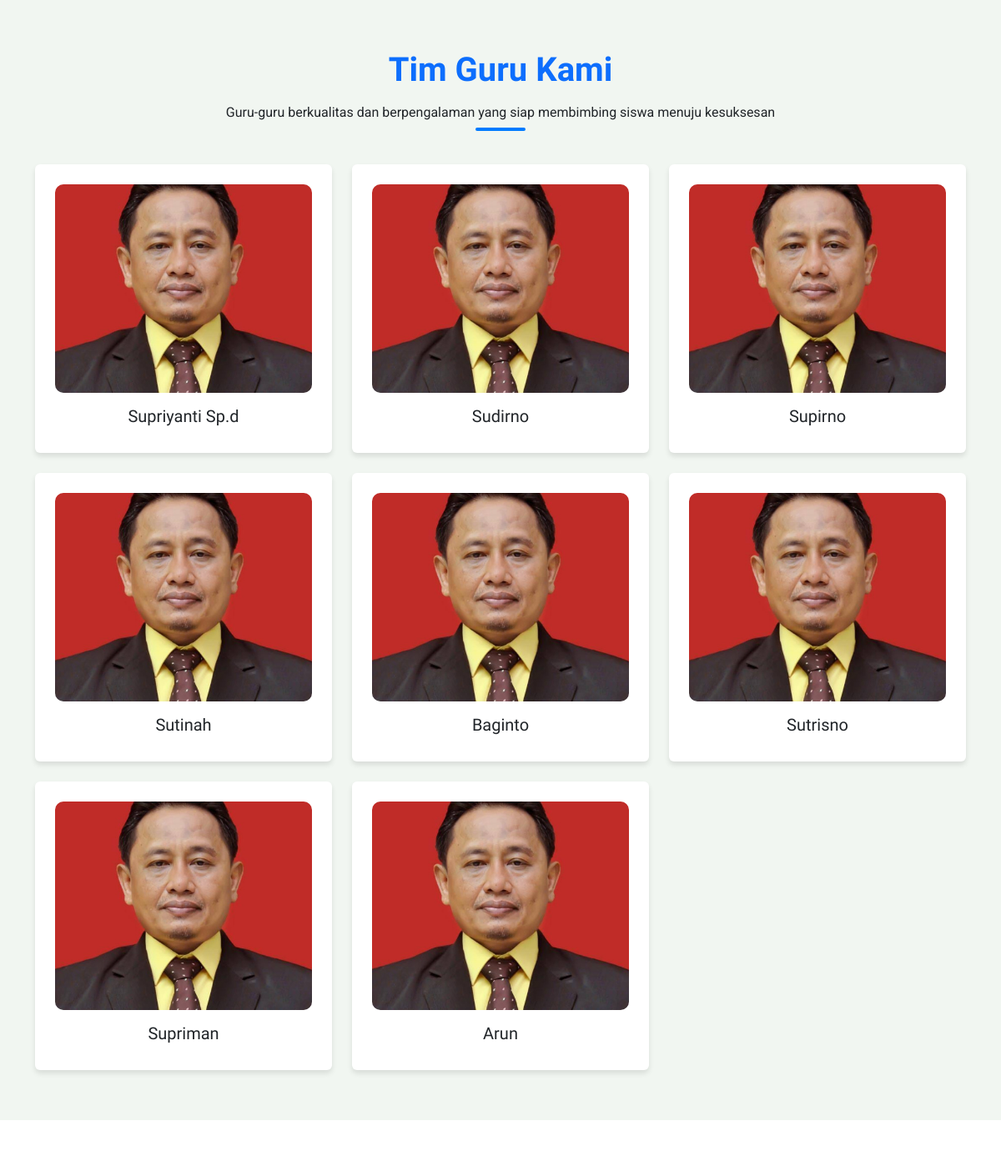
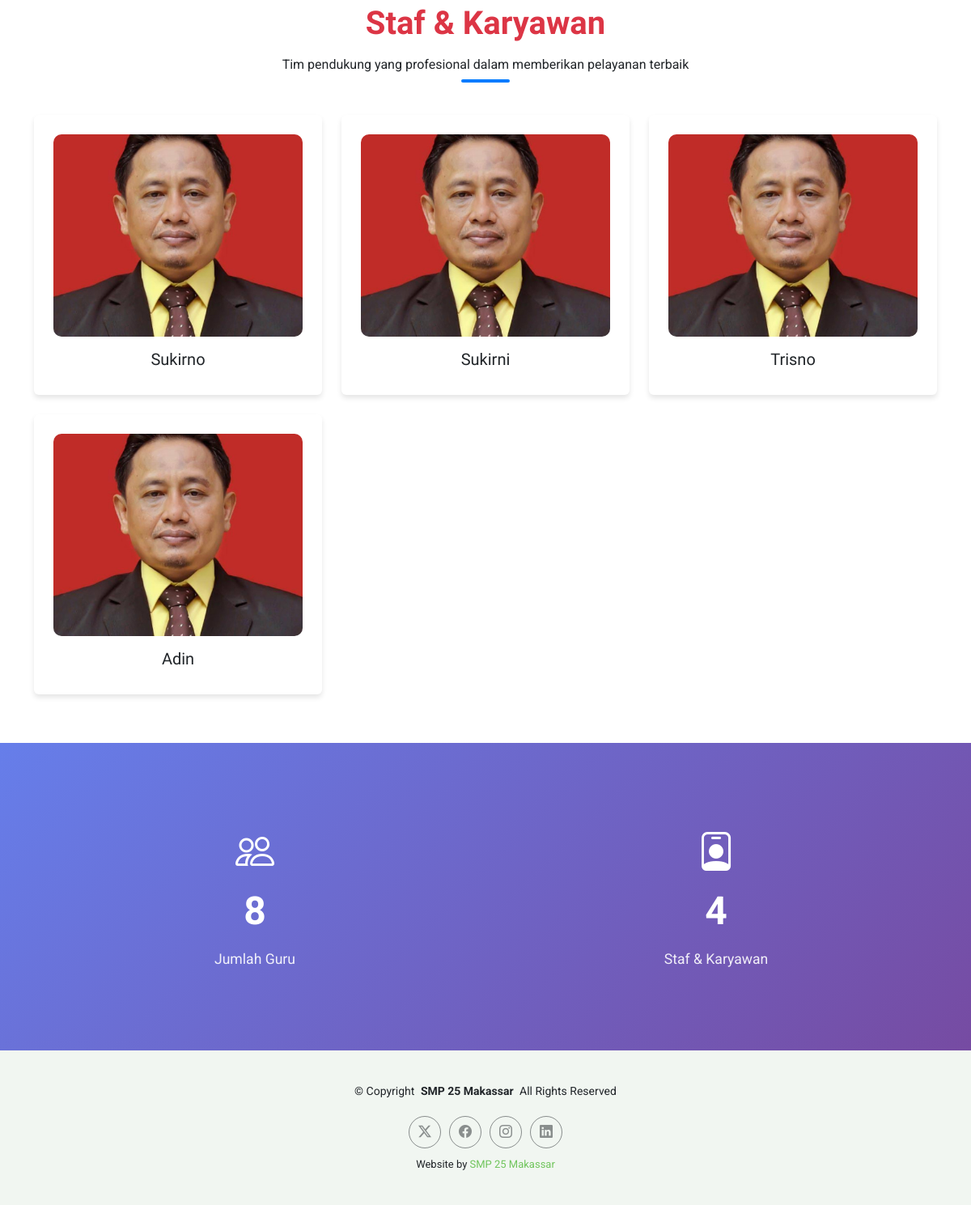
Screenshot of /sdm.php with the database file from the repository (2 pictures, top to bottom).
### tables this page shows
CREATE TABLE `guru` (
  `id` int NOT NULL,
  `guru` varchar(200) NOT NULL,
  `foto` varchar(200) NOT NULL
);

CREATE TABLE `staf` (
  `id` int NOT NULL,
  `staf` varchar(200) NOT NULL,
  `foto` varchar(200) NOT NULL
);

### sdm.php (the view, shortened to what this page needs)
<!DOCTYPE html>
<html lang="en">
<head>
  <link href="assets/vendor/bootstrap/css/bootstrap.min.css" rel="stylesheet">
  <link href="assets/vendor/bootstrap-icons/bootstrap-icons.css" rel="stylesheet">
  <link href="assets/vendor/aos/aos.css" rel="stylesheet">
  <link href="assets/vendor/glightbox/css/glightbox.min.css" rel="stylesheet">
  <link href="assets/css/main.css" rel="stylesheet">
</head>
<body class="index-page">
  <main class="main">
    <section id="guru" class="section light-background">
      <div class="container">
        <div class="section-title-custom" data-aos="fade-up">
          <h2 class="text-primary">Tim Guru Kami</h2>
          <p>Guru-guru berkualitas dan berpengalaman yang siap membimbing siswa menuju kesuksesan</p>
        </div>
        <div class="row gy-4">
          <?php
          $query = mysqli_query($conn, "SELECT * FROM guru ORDER BY id ASC");
          $jumlah_guru = mysqli_num_rows($query);
          while ($data = mysqli_fetch_assoc($query)) {
          ?>
          <div class="col-lg-4 col-md-6" data-aos="fade-up" data-aos-delay="100">
            <div class="card teacher-card h-100">
              <div class="card-body text-center p-4">
                <img src="assets/img/guru/<?php echo htmlspecialchars($data['foto']); ?>"
                     alt="<?php echo htmlspecialchars($data['guru']); ?>"
                     class="teacher-photo mb-3">
                <h5 class="card-title mb-2"><?php echo htmlspecialchars($data['guru']); ?></h5>
              </div>
            </div>
          </div>
          <?php } ?>
        </div>
      </div>
    </section>
    <section id="staf" class="section">
      <div class="container">
        <div class="section-title-custom" data-aos="fade-up">
          <h2 class="text-danger">Staf & Karyawan</h2>
          <p>Tim pendukung yang profesional dalam memberikan pelayanan terbaik</p>
        </div>
        <div class="row gy-4">
          <?php
          $query_staf = mysqli_query($conn, "SELECT * FROM staf ORDER BY id ASC");
          $jumlah_staf = mysqli_num_rows($query_staf);
          while ($data_staf = mysqli_fetch_assoc($query_staf)) {
          ?>
          <div class="col-lg-4 col-md-6" data-aos="fade-up" data-aos-delay="100">
            <div class="card teacher-card h-100">
              <div class="card-body text-center p-4">
                <img src="assets/img/staf/<?php echo htmlspecialchars($data_staf['foto']); ?>"
                     alt="<?php echo htmlspecialchars($data_staf['staf']); ?>"
                     class="teacher-photo mb-3">
                <h5 class="card-title mb-2"><?php echo htmlspecialchars($data_staf['staf']); ?></h5>
              </div>
            </div>
          </div>
          <?php } ?>
        </div>
      </div>
    </section>
    <section class="stats-section">
      <div class="container">
        <div class="row">
          <div class="col-md-6">
            <div class="stat-item" data-aos="fade-up" data-aos-delay="100">
              <i class="bi bi-people stat-icon" style="font-size: 3rem; margin-bottom: 20px;"></i>
              <div class="stat-number"><?php echo $jumlah_guru; ?></div>
              <div class="stat-label">Jumlah Guru</div>
            </div>
          </div>
          <div class="col-md-6">
            <div class="stat-item" data-aos="fade-up" data-aos-delay="200">
              <i class="bi bi-person-badge stat-icon" style="font-size: 3rem; margin-bottom: 20px;"></i>
              <div class="stat-number"><?php echo $jumlah_staf; ?></div>
              <div class="stat-label">Staf & Karyawan</div>
            </div>
          </div>
        </div>
      </div>
    </section>
  </main>
  <footer id="footer" class="footer light-background">
    <div class="container">
      <div class="copyright text-center">
        <p>© <span>Copyright</span> <strong class="px-1 sitename">SMP 25 Makassar</strong> <span>All Rights Reserved</span></p>
      </div>
      <div class="social-links d-flex justify-content-center">
        <a href=""><i class="bi bi-twitter-x"></i></a>
        <a href=""><i class="bi bi-facebook"></i></a>
        <a href=""><i class="bi bi-instagram"></i></a>
        <a href=""><i class="bi bi-linkedin"></i></a>
      </div>
      <div class="credits">
        Website by <a href="https://bootstrapmade.com/">SMP 25 Makassar</a>
      </div>
    </div>
  </footer>
</body>
</html>

### assets/css/main.css (style rules this page uses)
:root { --default-font: "Roboto", system-ui, -apple-system, "Segoe UI", Roboto, "Helvetica Neue", Arial, "Noto Sans", "Liberation Sans", sans-serif, "Apple Color Emoji", "Segoe UI Emoji", "Segoe UI Symbol", "Noto Color Emoji"; --heading-font: "Raleway", sans-serif; --nav-font: "Poppins", sans-serif; }
:root { --background-color: #ffffff; --default-color: #212529; --heading-color: #101f0c; --accent-color: #71c55d; --surface-color: #ffffff; --contrast-color: #ffffff; }
:root { --nav-color: #212529; --nav-hover-color: #71c55d; --nav-mobile-background-color: #ffffff; --nav-dropdown-background-color: #ffffff; --nav-dropdown-color: #212529; --nav-dropdown-hover-color: #71c55d; }
.light-background { --background-color: #f1f6f1; --surface-color: #ffffff; }
:root { scroll-behavior: smooth; }
body { color: var(--default-color); background-color: var(--background-color); font-family: var(--default-font); }
a { color: var(--accent-color); text-decoration: none; transition: 0.3s; }
h1, h2, h3, h4, h5, h6 { color: var(--heading-color); font-family: var(--heading-font); }
.footer { color: var(--default-color); background-color: var(--background-color); font-size: 14px; padding: 40px 0; position: relative; }
.footer .copyright p { margin-bottom: 0; }
.footer .social-links { margin-top: 20px; }
.footer .social-links a { display: flex; align-items: center; justify-content: center; width: 40px; height: 40px; border-radius: 50%; border: 1px solid color-mix(in srgb, var(--default-color), transparent 50%); font-size: 16px; color: color-mix(in srgb, var(--default-color), transparent 50%); margin: 0 5px; transition: 0.3s; }
.footer .credits { margin-top: 10px; font-size: 13px; text-align: center; }
section, .section { color: var(--default-color); background-color: var(--background-color); padding: 60px 0; scroll-margin-top: 90px; overflow: clip; }

### sdm.php (style rules this page uses)
.teacher-card { transition: transform 0.3s ease; border: none; box-shadow: 0 4px 6px rgba(0, 0, 0, 0.1); }
.teacher-photo { width: 100%; height: 250px; object-fit: cover; border-radius: 10px; }
.stats-section { background: linear-gradient(135deg, #667eea 0%, #764ba2 100%); color: white; padding: 80px 0; }
.stat-item { text-align: center; padding: 20px; }
.stat-number { font-size: 3rem; font-weight: 700; margin-bottom: 10px; }
.stat-label { font-size: 1.1rem; opacity: 0.9; }
.section-title-custom { position: relative; text-align: center; margin-bottom: 50px; }
.section-title-custom h2 { font-size: 2.5rem; font-weight: 700; margin-bottom: 15px; }
.section-title-custom::after { content: ''; position: absolute; bottom: -10px; left: 50%; transform: translateX(-50%); width: 60px; height: 4px; background: #007bff; border-radius: 2px; }

### rows the page displays
guru: foto (picture), guru "Supriyanti Sp.d"
guru: foto (picture), guru "Sudirno"
guru: foto (picture), guru "Supirno"
guru: foto (picture), guru "Sutinah"
guru: foto (picture), guru "Baginto"
guru: foto (picture), guru "Sutrisno"
guru: foto (picture), guru "Supriman"
guru: foto (picture), guru "Arun"
staf: foto (picture), staf "Sukirno"
staf: foto (picture), staf "Sukirni"
staf: foto (picture), staf "Trisno"
staf: foto (picture), staf "Adin"

### other values shown
$jumlah_guru "8"
$jumlah_staf "4"
